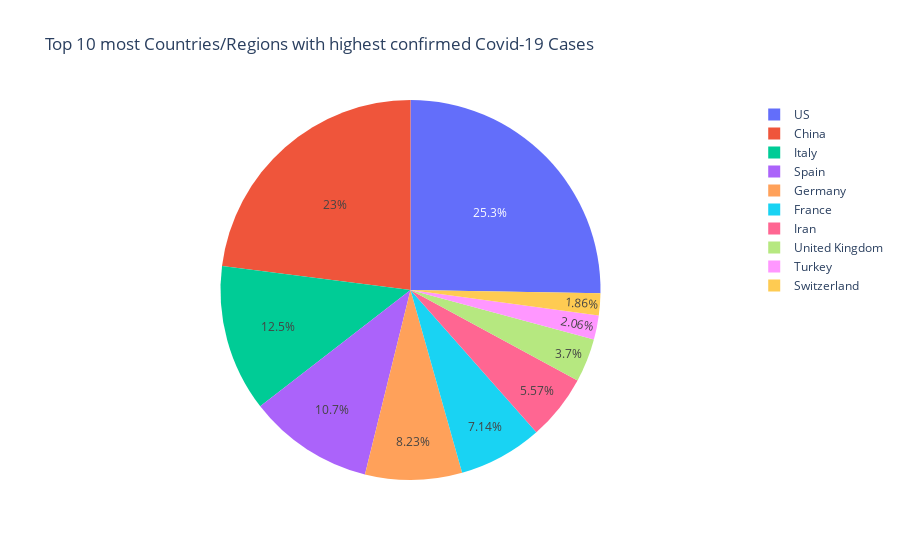

The cell this chart's notebook holds for it:
### Code cell
fig = px.pie(
  data,
  names='Country/Region',
  values='Confirmed',
  title="Top 10 most Countries/Regions with highest confirmed Covid-19 Cases"
)
fig.show()

### Figure 1 — Plotly figure (JSON) as saved in the notebook; plotly's stock layout.template omitted (floating-point values rounded to 4 significant figures)
{"data": [{"domain": {"x": [0, 1], "y": [0, 1]}, "hovertemplate": "Country/Region=%{label}<br>Confirmed=%{value}<extra></extra>", "labels": ["US", "China", "Italy", "Spain", "Germany", "France", "Iran", "United Kingdom", "Turkey", "Switzerland"], "legendgroup": "", "name": "", "showlegend": true, "type": "pie", "values": [5697624, 5180916, 2817704, 2404083, 1856245, 1610409, 1256579, 834640, 465500, 419257]}], "layout": {"legend": {"tracegroupgap": 0}, "title": {"text": "Top 10 most Countries/Regions with highest confirmed Covid-19 Cases"}}}
